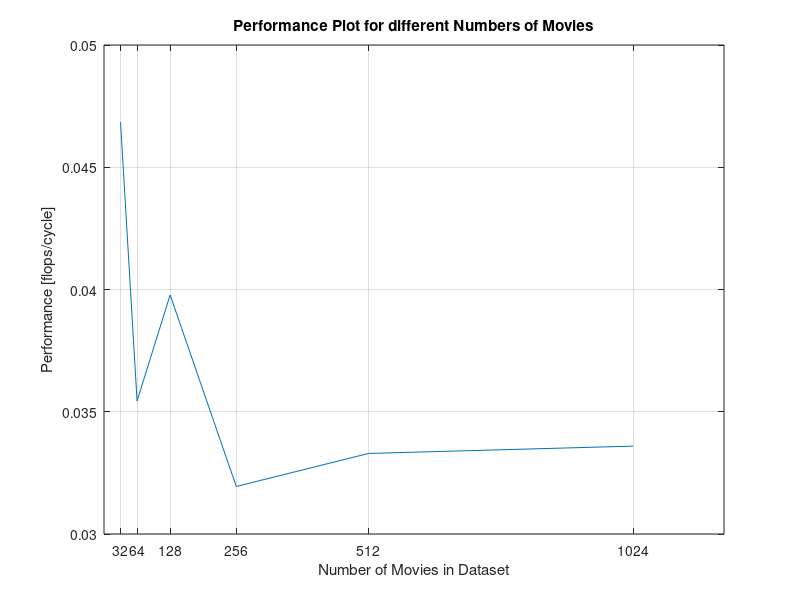
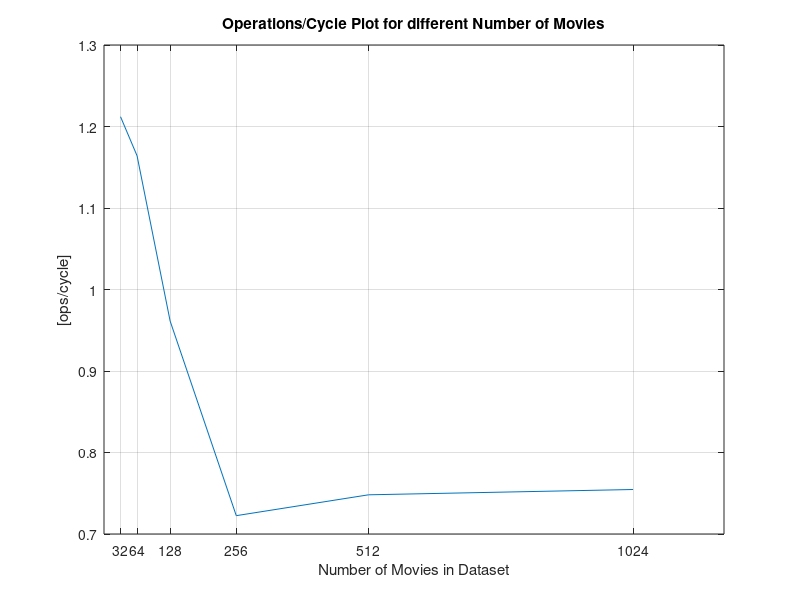

MATLAB code to generate these figures, in order:
peak_perf = 2;

data_points = zeros(6,2);
data_points2 = zeros(6,2);

N = 32;
instr = 620944236;
cycles = 512333536;
flops = 24000060;
perf = flops/cycles;
ops_cycle = instr/cycles;
data_points2(1,:) = [N, ops_cycle];
data_points(1,:) = [N, perf];

N = 64;
instr = 1576639914;
cycles = 1354432651;
flops = 48000072;
perf = flops/cycles;
ops_cycle = instr/cycles;
data_points2(2,:) = [N, ops_cycle];
data_points(2,:) = [N, perf];

N = 128;
instr = 5800032921;
cycles = 6033692795;
flops = 240000648;
perf = flops/cycles;
ops_cycle = instr/cycles;
data_points2(3,:) = [N, ops_cycle];
data_points(3,:) = [N, perf];

N = 256;
instr = 10856396983;
cycles = 15026119602;
flops = 480001200;
perf = flops/cycles;
ops_cycle = instr/cycles;
data_points2(4,:) = [N, ops_cycle];
data_points(4,:) = [N, perf];

N = 512;
instr = 13481328085;
cycles = 18020959931;
flops = 600001404;
perf = flops/cycles;
ops_cycle = instr/cycles;
data_points2(5,:) = [N, ops_cycle];
data_points(5,:) = [N, perf];

N = 1024;
instr = 13477232228;
cycles = 17860077573;
flops = 600001212;
perf = flops/cycles;
ops_cycle = instr/cycles;
data_points2(6,:) = [N, ops_cycle];
data_points(6,:) = [N, perf];

plot(data_points(:,1), data_points(:,2));
hold on; grid on;

title('Performance Plot for different Numbers of Movies');
xlabel('Number of Movies in Dataset')
ylabel('Performance [flops/cycle]')

set(gca,'XTick',[32 64 128 256 512 1024]);
print(gcf, '-r150', 'performance_flops.png', '-dpng');


figure;
plot(data_points2(:,1), data_points2(:,2));
hold on; grid on;

title('Operations/Cycle Plot for different Number of Movies');
xlabel('Number of Movies in Dataset')
ylabel('[ops/cycle]')

set(gca,'XTick',[32 64 128 256 512 1024]);
print(gcf, '-r150', 'performance_ops.png', '-dpng');